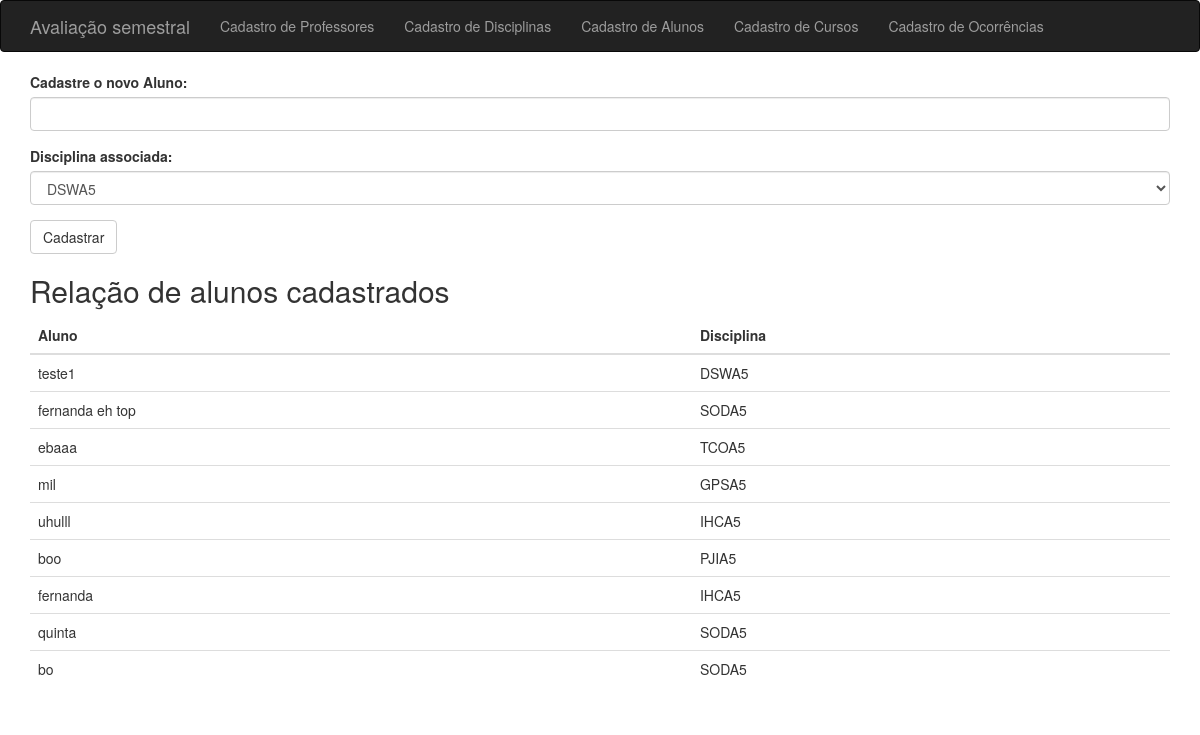
The app's page /alunos with its own data.
### hello.py (models this page shows, shortened)
class User(db.Model):
    __tablename__ = 'users'
    id = db.Column(db.Integer, primary_key=True)
    username = db.Column(db.String(64), unique=True, index=True)
    role_id = db.Column(db.Integer, db.ForeignKey('roles.id'))

class Role(db.Model):
    __tablename__ = 'roles'
    id = db.Column(db.Integer, primary_key=True)
    name = db.Column(db.String(64), unique=True)
    users = db.relationship('User', backref='role', lazy='dynamic')

### hello.py (the view, shortened to what this page needs)
@app.route('/alunos', methods=['GET', 'POST'])
def alunos():
    form = NameForm()
    users = User.query.all()
    return render_template('alunos.html', form=form, users=users)

### hello.py
class NameForm(FlaskForm):
    name = StringField('Cadastre o novo Aluno:', validators=[DataRequired()])
    role = SelectField('Disciplina associada:', choices=[
        ('DSWA5', 'DSWA5'),
        ('GPSA5', 'GPSA5'),
        ('IHCA5', 'IHCA5'),
        ('SODA5', 'SODA5'),
        ('PJIA5', 'PJIA5'),
        ('TCOA5', 'TCOA5'),
    ])
    submit = SubmitField('Cadastrar')

### templates/alunos.html (shortened to what this page needs)
{% extends "base.html" %}
{% import "bootstrap/wtf.html" as wtf %}
{% block page_content %}
<form action="" method="post" class="form" role="form">
    <div class="form-group required">
        <label for="name" class="control-label">Cadastre o novo Aluno:</label>
        {{ form.name(class="form-control") }}
    </div>
    <div class="form-group">
        <label for="role" class="control-label">Disciplina associada:</label>
        {{ form.role(class="form-control") }}
    </div>
    <div class="form-group">
        {{ form.submit(class="btn btn-default") }}
    </div>
</form>
<div class="page-content">
    <h2>Relação de alunos cadastrados</h2>
    <table class="table">
        <thead>
            <tr>
                <th>Aluno</th>
                <th>Disciplina</th>
            </tr>
        </thead>
        <tbody>
            {% for user in users %}
            <tr>
                <td>{{ user.username }}</td>
                <td>{{ user.role.name if user.role else 'Não associado' }}</td>
            </tr>
            {% endfor %}
        </tbody>
    </table>
</div>
{% endblock %}

### templates/base.html (shortened to what this page needs)
{% extends "bootstrap/base.html" %}
{% block head %}
{{ super() }}
{% endblock %}
{% block navbar %}
<div class="navbar navbar-inverse" role="navigation">
    <div class="container">
        <div class="navbar-header">
            <a class="navbar-brand" href="/">Avaliação semestral</a>
        </div>
        <div class="navbar-collapse collapse">
            <ul class="nav navbar-nav">
                <li><a href="/professores">Cadastro de Professores</a></li>
                <li><a href="/disciplinas">Cadastro de Disciplinas</a></li>
                <li><a href="/alunos">Cadastro de Alunos</a></li>
                <li><a href="/cursos">Cadastro de Cursos</a></li>
                <li><a href="/ocorrencias">Cadastro de Ocorrências</a></li>
            </ul>
        </div>
    </div>
</div>
{% endblock %}
{% block content %}
<div class="container">
    {% block page_content %}{% endblock %}
</div>
{% endblock %}

### records on screen
User: username "teste1", role "DSWA5"
User: username "fernanda eh top", role "SODA5"
User: username "ebaaa", role "TCOA5"
User: username "mil", role "GPSA5"
User: username "uhulll", role "IHCA5"
User: username "boo", role "PJIA5"
User: username "fernanda", role "IHCA5"
User: username "quinta", role "SODA5"
User: username "bo", role "SODA5"
